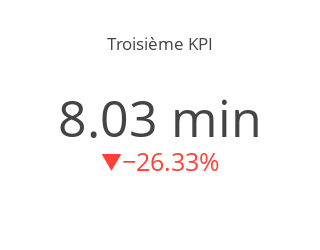

The notebook cell saved with this chart:
### Code cell
update_layout03 = go.Layout(
  width=250,
  height=250,
  title = "Troisième KPI"
)

third_kpi_classic = go.Figure(layout= update_layout03)
third_kpi_classic.add_trace(go.Indicator(mode = "number+delta",
                                   value = mean_time_on_site_this_week,
                                   domain = {'x': [0, 0], 'y': [0, 0]},
                                   delta = {'reference': mean_time_on_site_last_week,
                                            'relative': True,
                                            'position' : "bottom",'valueformat':'.2%'},
                                   number = {"font":{"size": 50},"suffix": " min"}))

### Figure 1 — Plotly figure (JSON) as saved in the notebook; plotly's stock layout.template omitted (floating-point values rounded to 4 significant figures)
{"data": [{"delta": {"position": "bottom", "reference": 10.9, "relative": true, "valueformat": ".2%"}, "domain": {"x": [0, 0], "y": [0, 0]}, "mode": "number+delta", "number": {"font": {"size": 50}, "suffix": " min"}, "type": "indicator", "value": 8.03}], "layout": {"height": 250, "title": {"text": "Troisième KPI"}, "width": 250}}
